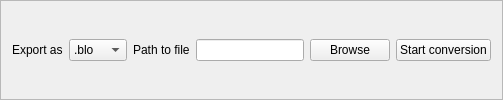
            <widget class="QFrame" name="frame_4">
             <property name="frameShape">
              <enum>QFrame::StyledPanel</enum>
             </property>
             <property name="frameShadow">
              <enum>QFrame::Raised</enum>
             </property>
             <layout class="QHBoxLayout" name="horizontalLayout_12">
              <item>
               <widget class="QLabel" name="label_8">
                <property name="text">
                 <string>Export as</string>
                </property>
               </widget>
              </item>
              <item>
               <widget class="QComboBox" name="comboBox">
                <item>
                 <property name="text">
                  <string>.blo</string>
                 </property>
                </item>
                <item>
                 <property name="text">
                  <string>.hspy</string>
                 </property>
                </item>
               </widget>
              </item>
              <item>
               <widget class="QLabel" name="label_28">
                <property name="text">
                 <string>Path to file</string>
                </property>
               </widget>
              </item>
              <item>
               <widget class="QLineEdit" name="lineEdit_7">
                <property name="readOnly">
                 <bool>true</bool>
                </property>
               </widget>
              </item>
              <item>
               <widget class="QPushButton" name="pushButton_9">
                <property name="text">
                 <string>Browse</string>
                </property>
               </widget>
              </item>
              <item>
               <widget class="QPushButton" name="pushButton_5">
                <property name="toolTip">
                 <string>&lt;html&gt;&lt;head/&gt;&lt;body&gt;&lt;p&gt;Use the settings on the left to create a map and write to blo file&lt;/p&gt;&lt;/body&gt;&lt;/html&gt;</string>
                </property>
                <property name="text">
                 <string>Start conversion</string>
                </property>
               </widget>
              </item>
             </layout>
            </widget>
